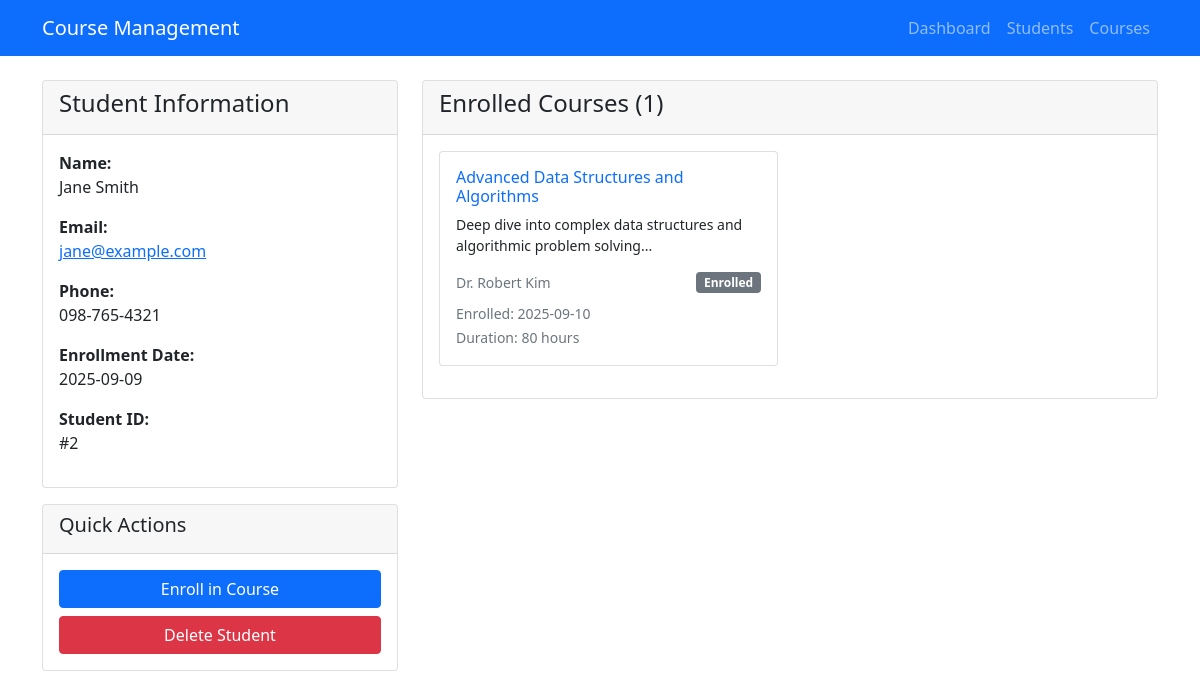
Screenshot of /student/2 with the database file from the repository.
### tables this page shows
CREATE TABLE students (
                id INTEGER PRIMARY KEY AUTOINCREMENT,
                name TEXT NOT NULL,
                email TEXT UNIQUE NOT NULL,
                phone TEXT,
                enrollment_date DATE DEFAULT CURRENT_DATE,
                created_at TIMESTAMP DEFAULT CURRENT_TIMESTAMP
            );

CREATE TABLE enrollments (
                id INTEGER PRIMARY KEY AUTOINCREMENT,
                student_id INTEGER,
                course_id INTEGER,
                enrollment_date DATE DEFAULT CURRENT_DATE,
                completion_status TEXT DEFAULT 'Enrolled' CHECK(completion_status IN ('Enrolled', 'In Progress', 'Completed', 'Dropped')),
                FOREIGN KEY (student_id) REFERENCES students (id) ON DELETE CASCADE,
                FOREIGN KEY (course_id) REFERENCES courses (id) ON DELETE CASCADE,
                UNIQUE(student_id, course_id)
            );

CREATE TABLE courses (
                id INTEGER PRIMARY KEY AUTOINCREMENT,
                title TEXT NOT NULL,
                description TEXT,
                content TEXT NOT NULL,
                instructor TEXT,
                duration_hours INTEGER,
                difficulty_level TEXT CHECK(difficulty_level IN ('Beginner', 'Intermediate', 'Advanced')),
                created_at TIMESTAMP DEFAULT CURRENT_TIMESTAMP
            );

### app.py (the view)
@app.route('/student/<int:student_id>')
def student_detail(student_id):
    student = student_model.get_by_id(student_id)
    if not student:
        flash('Student not found!', 'error')
        return redirect(url_for('students'))
    enrolled_courses = enrollment_model.get_student_courses(student_id)
    all_courses = course_model.get_all()
    enrolled_course_ids = [course['id'] for course in enrolled_courses]
    available_courses = [course for course in all_courses if course['id'] not in enrolled_course_ids]
    return render_template('student_detail.html',
                         student=student,
                         courses=enrolled_courses,
                         available_courses=available_courses)

### models.py (called while the page is built)
    def get_connection(self):
        conn = sqlite3.connect(self.db_name)
        conn.row_factory = sqlite3.Row
        return conn

    def get_by_id(self, student_id):
        conn = self.db.get_connection()
        student = conn.execute('SELECT * FROM students WHERE id = ?', (student_id,)).fetchone()
        conn.close()
        return student

    def get_all(self):
        conn = self.db.get_connection()
        courses = conn.execute('SELECT * FROM courses ORDER BY title').fetchall()
        conn.close()
        return courses

    def get_student_courses(self, student_id):
        conn = self.db.get_connection()
        courses = conn.execute('''
            SELECT c.*, e.enrollment_date, e.completion_status
            FROM courses c
            JOIN enrollments e ON c.id = e.course_id
            WHERE e.student_id = ?
            ORDER BY e.enrollment_date DESC
        ''', (student_id,)).fetchall()
        conn.close()
        return courses

### templates/student_detail.html (shortened to what this page needs)
{% extends "base.html" %}
{% block content %}
<div class="row">
    <div class="col-md-4">
        <div class="card">
            <div class="card-header">
                <h4>Student Information</h4>
            </div>
            <div class="card-body">
                <div class="mb-3">
                    <strong>Name:</strong><br>
                    {{ student.name }}
                </div>
                <div class="mb-3">
                    <strong>Email:</strong><br>
                    <a href="mailto:{{ student.email }}">{{ student.email }}</a>
                </div>
                <div class="mb-3">
                    <strong>Phone:</strong><br>
                    {{ student.phone or 'Not provided' }}
                </div>
                <div class="mb-3">
                    <strong>Enrollment Date:</strong><br>
                    {{ student.enrollment_date }}
                </div>
                <div class="mb-3">
                    <strong>Student ID:</strong><br>
                    #{{ student.id }}
                </div>
            </div>
        </div>
        <div class="card mt-3">
            <div class="card-header">
                <h5>Quick Actions</h5>
            </div>
            <div class="card-body">
                <div class="d-grid gap-2">
                    <button class="btn btn-primary" data-bs-toggle="modal" data-bs-target="#enrollModal">
                        Enroll in Course
                    </button>
                    <form method="POST" action="{{ url_for('delete_student', student_id=student.id) }}" onsubmit="return confirm('Are you sure you want to delete this student? This will also remove all enrollments.')">
                        <button type="submit" class="btn btn-danger w-100">Delete Student</button>
                    </form>
                </div>
            </div>
        </div>
    </div>
    <div class="col-md-8">
        <div class="card">
            <div class="card-header d-flex justify-content-between align-items-center">
                <h4>Enrolled Courses ({{ courses|length }})</h4>
            </div>
            <div class="card-body">
                {% if courses %}
                    <div class="row">
                        {% for course in courses %}
                        <div class="col-md-6 mb-3">
                            <div class="card">
                                <div class="card-body">
                                    <h6 class="card-title">
                                        <a href="{{ url_for('course_detail', course_id=course.id) }}" class="text-decoration-none">
                                            {{ course.title }}
                                        </a>
                                    </h6>
                                    <p class="card-text small">{{ course.description[:100] }}...</p>
                                    <div class="d-flex justify-content-between align-items-center">
                                        <small class="text-muted">{{ course.instructor }}</small>
                                        <span class="badge bg-{{ 'success' if course.completion_status == 'Completed' else 'primary' if course.completion_status == 'In Progress' else 'secondary' }}">
                                            {{ course.completion_status }}
                                        </span>
                                    </div>
                                    <div class="mt-2">
                                        <small class="text-muted">
                                            Enrolled: {{ course.enrollment_date }}<br>
                                            Duration: {{ course.duration_hours }} hours
                                        </small>
                                    </div>
                                </div>
                            </div>
                        </div>
                        {% endfor %}
                    </div>
                {% endif %}
            </div>
        </div>
    </div>
</div>
{% endblock %}

### rows the page displays
students: name "Jane Smith", email "jane@example.com", phone "098-765-4321", enrollment_date "2025-09-09", id "2"
enrollments: title "Advanced Data Structures and Algorithms", description "Deep dive into complex data structures and algorithmic problem solving", instructor "Dr. Robert Kim", completion_status "Enrolled", enrollment_date "2025-09-10", duration_hours "80"

### other values shown
{{ courses|length }} "1"
